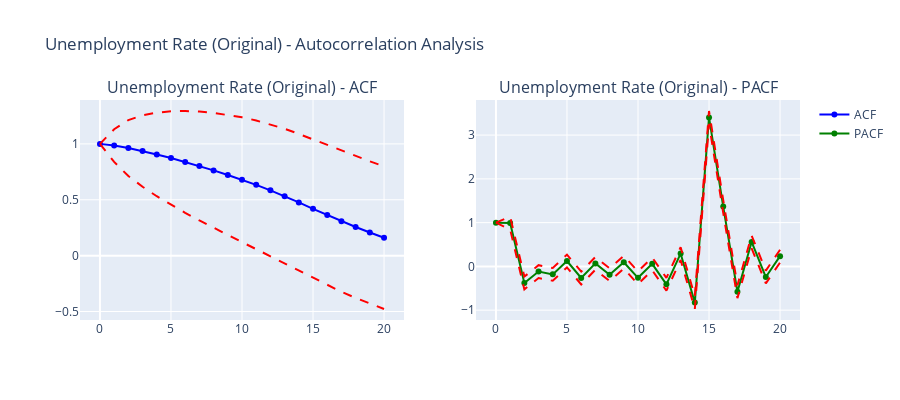
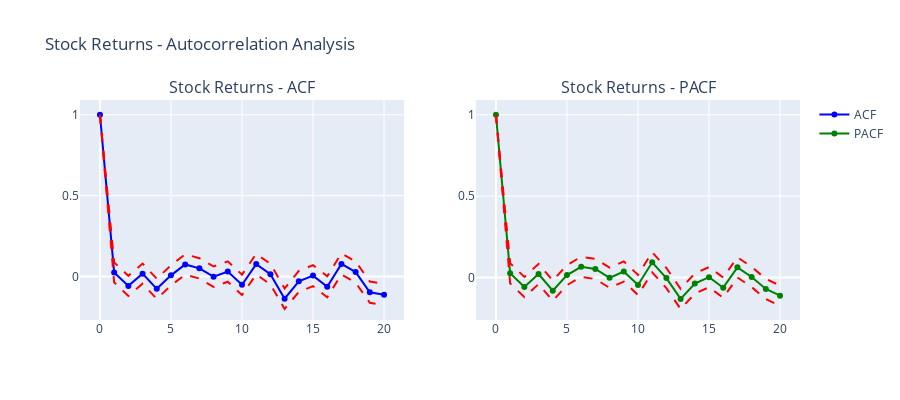
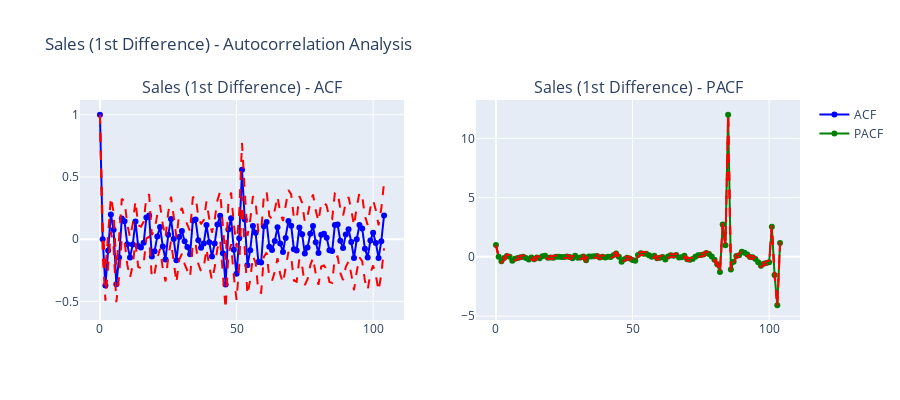

Source (notebook cell) for these figures, in order:
### Code cell
# 2. ACF AND PACF ANALYSIS FOR MODEL IDENTIFICATION
print(" 2. ACF/PACF ANALYSIS FOR MODEL IDENTIFICATION")
print("=" * 47)

def plot_acf_pacf_plotly(series, title, max_lags=20):
 """Create ACF and PACF plots using Plotly"""
 # Calculate ACF and PACF
 acf_vals, acf_confint = acf(series.dropna(), nlags=max_lags, alpha=0.05)
 pacf_vals, pacf_confint = pacf(series.dropna(), nlags=max_lags, alpha=0.05)

 # Create subplots
 fig = make_subplots(rows=1, cols=2, subplot_titles=[f'{title} - ACF', f'{title} - PACF'])

 # ACF plot
 lags = np.arange(len(acf_vals))
 fig.add_trace(
 go.Scatter(x=lags, y=acf_vals, mode='markers+lines', name='ACF',
 marker=dict(size=6), line=dict(color='blue')),
 row=1, col=1
 )

 # ACF confidence intervals
 fig.add_trace(
 go.Scatter(x=lags, y=acf_confint[:, 0], mode='lines',
 line=dict(color='red', dash='dash'), name='95% CI', showlegend=False),
 row=1, col=1
 )
 fig.add_trace(
 go.Scatter(x=lags, y=acf_confint[:, 1], mode='lines',
 line=dict(color='red', dash='dash'), showlegend=False),
 row=1, col=1
 )

 # PACF plot
 fig.add_trace(
 go.Scatter(x=lags, y=pacf_vals, mode='markers+lines', name='PACF',
 marker=dict(size=6), line=dict(color='green')),
 row=1, col=2
 )

 # PACF confidence intervals
 fig.add_trace(
 go.Scatter(x=lags, y=pacf_confint[:, 0], mode='lines',
 line=dict(color='red', dash='dash'), showlegend=False),
 row=1, col=2
 )
 fig.add_trace(
 go.Scatter(x=lags, y=pacf_confint[:, 1], mode='lines',
 line=dict(color='red', dash='dash'), showlegend=False),
 row=1, col=2
 )

 fig.update_layout(height=400, title=f"{title} - Autocorrelation Analysis")
 fig.show()

 return acf_vals, pacf_vals

# Analyze unemployment rate (differenced if needed)
if not (unemployment_adf and unemployment_kpss):
 unemployment_analysis = unemployment_diff1
 analysis_title = "Unemployment Rate (1st Difference)"
else:
 unemployment_analysis = unemployment_df['unemployment_rate']
 analysis_title = "Unemployment Rate (Original)"

unemployment_acf, unemployment_pacf = plot_acf_pacf_plotly(unemployment_analysis, analysis_title)

# Analyze stock returns
stock_acf, stock_pacf = plot_acf_pacf_plotly(stock_df['returns'], "Stock Returns")

# Model identification guidance
def identify_arima_order(acf_vals, pacf_vals, series_name):
 """Provide ARIMA order suggestions based on ACF/PACF patterns"""
 print(f"\n{series_name} - Model Identification:")

 # Check for significant lags
 significant_acf = np.where(np.abs(acf_vals[1:]) > 0.1)[0] + 1 # Skip lag 0
 significant_pacf = np.where(np.abs(pacf_vals[1:]) > 0.1)[0] + 1

 print(f"• Significant ACF lags: {significant_acf[:5] if len(significant_acf) > 0 else 'None'}")
 print(f"• Significant PACF lags: {significant_pacf[:5] if len(significant_pacf) > 0 else 'None'}")

 # Pattern recognition
 if len(significant_pacf) > 0 and significant_pacf[0] <= 3:
     p_suggest = significant_pacf[0]
     if len(significant_pacf) == 1:
         print(f"• PACF suggests AR({p_suggest}) component")
     else:
         print(f"• PACF suggests AR({p_suggest}) or higher order")
 else:
     p_suggest = 0
     print("• No clear AR pattern in PACF")

 if len(significant_acf) > 0 and significant_acf[0] <= 3:
     q_suggest = significant_acf[0]
     if len(significant_acf) == 1:
         print(f"• ACF suggests MA({q_suggest}) component")
     else:
         print(f"• ACF suggests MA({q_suggest}) or higher order")
 else:
     q_suggest = 0
     print("• No clear MA pattern in ACF")

 # Overall recommendation
 if p_suggest > 0 and q_suggest > 0:
     print(f"• Suggested model: ARMA({p_suggest},{q_suggest})")
 elif p_suggest > 0:
     print(f"• Suggested model: AR({p_suggest})")
 elif q_suggest > 0:
     print(f"• Suggested model: MA({q_suggest})")
 else:
     print("• Suggested model: White noise or ARMA(1,1)")

 return p_suggest, q_suggest

# Get model suggestions
unemployment_p, unemployment_q = identify_arima_order(unemployment_acf, unemployment_pacf, "Unemployment")
stock_p, stock_q = identify_arima_order(stock_acf, stock_pacf, "Stock Returns")

# Sales analysis (more complex due to seasonality)
sales_analysis = sales_diff1
sales_acf, sales_pacf = plot_acf_pacf_plotly(sales_analysis, "Sales (1st Difference)", max_lags=104) # 2 years of lags

# Check for seasonal patterns in sales
seasonal_lags = [52, 104] # 1 year and 2 year lags
print(f"\nSales Seasonal Analysis:")
for lag in seasonal_lags:
    if lag < len(sales_acf):
        print(f"• ACF at lag {lag}: {sales_acf[lag]:.3f}")
        print(f"• PACF at lag {lag}: {sales_pacf[lag]:.3f}")

if len(sales_acf) > 52 and abs(sales_acf[52]) > 0.1:
    print("• Strong seasonal component detected at 52-week lag")
    print("• Consider SARIMA model with seasonal AR or MA terms")
else:
    print("• No strong seasonal autocorrelation detected")

# Summary of model identification
print(f"\n Model Identification Summary:")
print(f"• Unemployment: ARIMA(d=1) with p={unemployment_p}, q={unemployment_q}")
print(f"• Stock Returns: ARIMA(d=0) with p={stock_p}, q={stock_q}")
print(f"• Sales: ARIMA(d=1) with potential seasonal component")

### Figure 1 — Plotly figure (JSON) as saved in the notebook; plotly's stock layout.template omitted (floating-point values rounded to 4 significant figures)
{"data": [{"line": {"color": "blue"}, "marker": {"size": 6}, "mode": "markers+lines", "name": "ACF", "type": "scatter", "x": [0, 1, 2, 3, 4, 5, 6, 7, 8, 9, 10, 11, 12, 13, 14, 15, 16, 17, 18, 19, 20], "xaxis": "x", "y": [1.0, 0.9849, 0.9628, 0.9365, 0.9055, 0.8742, 0.8389, 0.802, 0.7628, 0.722, 0.6791, 0.6336, 0.5841, 0.5324, 0.4765, 0.4192, 0.3633, 0.307, 0.256, 0.2074, 0.1604], "yaxis": "y"}, {"line": {"color": "red", "dash": "dash"}, "mode": "lines", "name": "95% CI", "showlegend": false, "type": "scatter", "x": [0, 1, 2, 3, 4, 5, 6, 7, 8, 9, 10, 11, 12, 13, 14, 15, 16, 17, 18, 19, 20], "xaxis": "x", "y": [1.0, 0.8388, 0.7123, 0.6166, 0.5317, 0.4561, 0.3835, 0.3148, 0.2482, 0.1838, 0.1206, 0.05775, -0.006393, -0.07031, -0.1362, -0.2014, -0.2632, -0.324, -0.3782, -0.4291, -0.4775], "yaxis": "y"}, {"line": {"color": "red", "dash": "dash"}, "mode": "lines", "showlegend": false, "type": "scatter", "x": [0, 1, 2, 3, 4, 5, 6, 7, 8, 9, 10, 11, 12, 13, 14, 15, 16, 17, 18, 19, 20], "xaxis": "x", "y": [1.0, 1.131, 1.213, 1.256, 1.279, 1.292, 1.294, 1.289, 1.277, 1.26, 1.238, 1.209, 1.175, 1.135, 1.089, 1.04, 0.9899, 0.9381, 0.8902, 0.8438, 0.7982], "yaxis": "y"}, {"line": {"color": "green"}, "marker": {"size": 6}, "mode": "markers+lines", "name": "PACF", "type": "scatter", "x": [0, 1, 2, 3, 4, 5, 6, 7, 8, 9, 10, 11, 12, 13, 14, 15, 16, 17, 18, 19, 20], "xaxis": "x2", "y": [1.0, 0.9904, -0.3791, -0.1186, -0.1822, 0.1231, -0.2654, 0.06829, -0.1896, 0.09581, -0.2612, 0.05861, -0.4092, 0.2928, -0.8272, 3.404, 1.367, -0.5787, 0.5583, -0.243, 0.2347], "yaxis": "y2"}, {"line": {"color": "red", "dash": "dash"}, "mode": "lines", "showlegend": false, "type": "scatter", "x": [0, 1, 2, 3, 4, 5, 6, 7, 8, 9, 10, 11, 12, 13, 14, 15, 16, 17, 18, 19, 20], "xaxis": "x2", "y": [1.0, 0.8443, -0.5252, -0.2646, -0.3283, -0.02301, -0.4115, -0.07779, -0.3357, -0.05027, -0.4072, -0.08748, -0.5553, 0.1467, -0.9733, 3.258, 1.221, -0.7248, 0.4122, -0.3891, 0.08863], "yaxis": "y2"}, {"line": {"color": "red", "dash": "dash"}, "mode": "lines", "showlegend": false, "type": "scatter", "x": [0, 1, 2, 3, 4, 5, 6, 7, 8, 9, 10, 11, 12, 13, 14, 15, 16, 17, 18, 19, 20], "xaxis": "x2", "y": [1.0, 1.136, -0.233, 0.02753, -0.03609, 0.2692, -0.1193, 0.2144, -0.04351, 0.2419, -0.1151, 0.2047, -0.2631, 0.4389, -0.6811, 3.55, 1.513, -0.4326, 0.7044, -0.0969, 0.3808], "yaxis": "y2"}], "layout": {"annotations": [{"font": {"size": 16}, "showarrow": false, "text": "Unemployment Rate (Original) - ACF", "x": 0.225, "xanchor": "center", "xref": "paper", "y": 1, "yanchor": "bottom", "yref": "paper"}, {"font": {"size": 16}, "showarrow": false, "text": "Unemployment Rate (Original) - PACF", "x": 0.775, "xanchor": "center", "xref": "paper", "y": 1, "yanchor": "bottom", "yref": "paper"}], "height": 400, "title": {"text": "Unemployment Rate (Original) - Autocorrelation Analysis"}, "xaxis": {"anchor": "y", "domain": [0, 0.45]}, "xaxis2": {"anchor": "y2", "domain": [0.55, 1]}, "yaxis": {"anchor": "x", "domain": [0, 1]}, "yaxis2": {"anchor": "x2", "domain": [0, 1]}}}

### Figure 2 — Plotly figure (JSON) as saved in the notebook; plotly's stock layout.template omitted (floating-point values rounded to 4 significant figures)
{"data": [{"line": {"color": "blue"}, "marker": {"size": 6}, "mode": "markers+lines", "name": "ACF", "type": "scatter", "x": [0, 1, 2, 3, 4, 5, 6, 7, 8, 9, 10, 11, 12, 13, 14, 15, 16, 17, 18, 19, 20], "xaxis": "x", "y": [1.0, 0.02528, -0.05789, 0.01782, -0.07616, 0.007109, 0.0746, 0.05037, -0.001346, 0.03081, -0.05147, 0.07687, 0.01475, -0.1371, -0.03003, 0.005626, -0.06312, 0.07799, 0.02737, -0.09703, -0.1121], "yaxis": "y"}, {"line": {"color": "red", "dash": "dash"}, "mode": "lines", "name": "95% CI", "showlegend": false, "type": "scatter", "x": [0, 1, 2, 3, 4, 5, 6, 7, 8, 9, 10, 11, 12, 13, 14, 15, 16, 17, 18, 19, 20], "xaxis": "x", "y": [1.0, -0.0367, -0.1199, -0.04441, -0.1384, -0.05549, 0.01199, -0.01258, -0.06445, -0.03229, -0.1146, 0.01355, -0.04893, -0.2008, -0.09485, -0.05924, -0.128, 0.01288, -0.0381, -0.1625, -0.1781], "yaxis": "y"}, {"line": {"color": "red", "dash": "dash"}, "mode": "lines", "showlegend": false, "type": "scatter", "x": [0, 1, 2, 3, 4, 5, 6, 7, 8, 9, 10, 11, 12, 13, 14, 15, 16, 17, 18, 19, 20], "xaxis": "x", "y": [1.0, 0.08726, 0.00413, 0.08005, -0.01391, 0.06971, 0.1372, 0.1133, 0.06175, 0.09392, 0.01169, 0.1402, 0.07843, -0.07346, 0.03478, 0.07049, 0.001755, 0.1431, 0.09283, -0.03152, -0.04601], "yaxis": "y"}, {"line": {"color": "green"}, "marker": {"size": 6}, "mode": "markers+lines", "name": "PACF", "type": "scatter", "x": [0, 1, 2, 3, 4, 5, 6, 7, 8, 9, 10, 11, 12, 13, 14, 15, 16, 17, 18, 19, 20], "xaxis": "x2", "y": [1.0, 0.0253, -0.05868, 0.021, -0.0813, 0.01413, 0.06511, 0.05187, -0.002373, 0.03648, -0.04652, 0.0929, -0.004145, -0.1322, -0.03769, 0.001738, -0.06305, 0.06178, 0.00258, -0.071, -0.1124], "yaxis": "y2"}, {"line": {"color": "red", "dash": "dash"}, "mode": "lines", "showlegend": false, "type": "scatter", "x": [0, 1, 2, 3, 4, 5, 6, 7, 8, 9, 10, 11, 12, 13, 14, 15, 16, 17, 18, 19, 20], "xaxis": "x2", "y": [1.0, -0.03668, -0.1207, -0.04098, -0.1433, -0.04785, 0.003131, -0.01011, -0.06435, -0.0255, -0.1085, 0.03092, -0.06612, -0.1941, -0.09967, -0.06024, -0.125, -0.0001947, -0.0594, -0.133, -0.1744], "yaxis": "y2"}, {"line": {"color": "red", "dash": "dash"}, "mode": "lines", "showlegend": false, "type": "scatter", "x": [0, 1, 2, 3, 4, 5, 6, 7, 8, 9, 10, 11, 12, 13, 14, 15, 16, 17, 18, 19, 20], "xaxis": "x2", "y": [1.0, 0.08728, 0.003297, 0.08298, -0.01932, 0.07611, 0.1271, 0.1139, 0.05961, 0.09846, 0.01546, 0.1549, 0.05783, -0.07017, 0.02429, 0.06372, -0.001067, 0.1238, 0.06456, -0.009022, -0.05043], "yaxis": "y2"}], "layout": {"annotations": [{"font": {"size": 16}, "showarrow": false, "text": "Stock Returns - ACF", "x": 0.225, "xanchor": "center", "xref": "paper", "y": 1, "yanchor": "bottom", "yref": "paper"}, {"font": {"size": 16}, "showarrow": false, "text": "Stock Returns - PACF", "x": 0.775, "xanchor": "center", "xref": "paper", "y": 1, "yanchor": "bottom", "yref": "paper"}], "height": 400, "title": {"text": "Stock Returns - Autocorrelation Analysis"}, "xaxis": {"anchor": "y", "domain": [0, 0.45]}, "xaxis2": {"anchor": "y2", "domain": [0.55, 1]}, "yaxis": {"anchor": "x", "domain": [0, 1]}, "yaxis2": {"anchor": "x2", "domain": [0, 1]}}}

### Figure 3 — Plotly figure (JSON) as saved in the notebook; plotly's stock layout.template omitted (floating-point values rounded to 4 significant figures)
{"data": [{"line": {"color": "blue"}, "marker": {"size": 6}, "mode": "markers+lines", "name": "ACF", "type": "scatter", "x": [0, 1, 2, 3, 4, 5, 6, 7, 8, 9, 10, 11, 12, 13, 14, 15, 16, 17, 18, 19, 20, 21, 22, 23, 24, 25, 26, 27, 28, 29, 30, 31, 32, 33, 34, 35, 36, 37, 38, 39, 40, 41, 42, 43, 44, 45, 46, 47, 48, 49, 50, 51, 52, 53, 54, 55, 56, 57, 58, 59, 60, 61, 62, 63, 64, 65, 66, 67, 68, 69, 70, 71, 72, 73, 74, 75, 76, 77, 78, 79, 80, 81, 82, 83, 84, 85, 86, 87, 88, 89, 90, 91, 92, 93, 94, 95, 96, 97, 98, 99, 100, 101, 102, 103, 104], "xaxis": "x", "y": [1.0, -0.001206, -0.3719, -0.0903, 0.1992, 0.07487, -0.3624, -0.1476, 0.1657, 0.1445, -0.04046, -0.1479, -0.04319, 0.1414, -0.05538, -0.06606, -0.02805, 0.1745, 0.1908, -0.1395, -0.09706, 0.02206, 0.09887, -0.05776, -0.1627, 0.03507, 0.1626, 0.001478, -0.1687, 0.01712, 0.06666, -0.01567, -0.0626, -0.1206, 0.1493, 0.1575, -0.008094, -0.06855, -0.03513, 0.1133, -0.02542, -0.1385, -0.03562, 0.1186, 0.1891, -0.1133, -0.3637, 0.07836, 0.1675, -0.08566, -0.2784, 0.007879, 0.5582, 0.1577, -0.2099, -0.08807, 0.105, 0.05244, -0.1824, -0.1879, 0.1034, 0.1381, -0.06124, -0.08685, -0.01421, 0.09524, -0.03379, -0.1031, 0.008718, 0.1468, 0.1089, -0.0806, -0.09049, 0.09417, 0.03987, -0.1153, -0.06727, 0.04351, 0.1052, -0.02494, -0.1115, 0.03526, 0.0434, 0.01142, -0.08862, -0.09549, 0.115, 0.1188, -0.01301, -0.0705, 0.03691, 0.07991, -0.02171, -0.1511, -0.001232, 0.1141, 0.08507, -0.07585, -0.1469, -0.009825, 0.05238, -0.03016, -0.1512, -0.01591, 0.1905], "yaxis": "y"}, {"line": {"color": "red", "dash": "dash"}, "mode": "lines", "name": "95% CI", "showlegend": false, "type": "scatter", "x": [0, 1, 2, 3, 4, 5, 6, 7, 8, 9, 10, 11, 12, 13, 14, 15, 16, 17, 18, 19, 20, 21, 22, 23, 24, 25, 26, 27, 28, 29, 30, 31, 32, 33, 34, 35, 36, 37, 38, 39, 40, 41, 42, 43, 44, 45, 46, 47, 48, 49, 50, 51, 52, 53, 54, 55, 56, 57, 58, 59, 60, 61, 62, 63, 64, 65, 66, 67, 68, 69, 70, 71, 72, 73, 74, 75, 76, 77, 78, 79, 80, 81, 82, 83, 84, 85, 86, 87, 88, 89, 90, 91, 92, 93, 94, 95, 96, 97, 98, 99, 100, 101, 102, 103, 104], "xaxis": "x", "y": [1.0, -0.123, -0.4937, -0.2279, 0.06075, -0.06781, -0.5056, -0.3038, 0.007416, -0.01632, -0.2032, -0.3108, -0.2081, -0.02369, -0.2222, -0.2332, -0.1956, 0.006929, 0.02054, -0.3129, -0.2721, -0.1538, -0.07703, -0.2345, -0.3397, -0.1441, -0.01669, -0.18, -0.3502, -0.1667, -0.1172, -0.1998, -0.2468, -0.3051, -0.03635, -0.0299, -0.1975, -0.258, -0.2249, -0.07662, -0.2163, -0.3294, -0.228, -0.07388, -0.004485, -0.3096, -0.561, -0.1286, -0.03993, -0.2951, -0.4883, -0.2075, 0.3428, -0.07818, -0.4473, -0.3282, -0.1356, -0.1888, -0.4238, -0.4313, -0.1422, -0.1082, -0.3087, -0.3345, -0.2623, -0.1529, -0.2824, -0.3518, -0.2406, -0.1025, -0.1417, -0.3319, -0.3422, -0.158, -0.2129, -0.3681, -0.3209, -0.2103, -0.1488, -0.2795, -0.3662, -0.2201, -0.212, -0.2441, -0.3442, -0.3515, -0.1416, -0.1385, -0.2711, -0.3286, -0.2215, -0.1786, -0.2806, -0.41, -0.2614, -0.1461, -0.1759, -0.3372, -0.4086, -0.2727, -0.2105, -0.2932, -0.4143, -0.2803, -0.07387], "yaxis": "y"}, {"line": {"color": "red", "dash": "dash"}, "mode": "lines", "showlegend": false, "type": "scatter", "x": [0, 1, 2, 3, 4, 5, 6, 7, 8, 9, 10, 11, 12, 13, 14, 15, 16, 17, 18, 19, 20, 21, 22, 23, 24, 25, 26, 27, 28, 29, 30, 31, 32, 33, 34, 35, 36, 37, 38, 39, 40, 41, 42, 43, 44, 45, 46, 47, 48, 49, 50, 51, 52, 53, 54, 55, 56, 57, 58, 59, 60, 61, 62, 63, 64, 65, 66, 67, 68, 69, 70, 71, 72, 73, 74, 75, 76, 77, 78, 79, 80, 81, 82, 83, 84, 85, 86, 87, 88, 89, 90, 91, 92, 93, 94, 95, 96, 97, 98, 99, 100, 101, 102, 103, 104], "xaxis": "x", "y": [1.0, 0.1206, -0.2502, 0.0473, 0.3377, 0.2175, -0.2191, 0.008684, 0.324, 0.3054, 0.1223, 0.01503, 0.1217, 0.3065, 0.1115, 0.1011, 0.1395, 0.3421, 0.3611, 0.03391, 0.078, 0.1979, 0.2748, 0.119, 0.01434, 0.2143, 0.3419, 0.183, 0.01282, 0.2009, 0.2505, 0.1685, 0.1216, 0.06395, 0.335, 0.345, 0.1813, 0.1209, 0.1546, 0.3031, 0.1655, 0.0524, 0.1568, 0.3111, 0.3827, 0.083, -0.1665, 0.2853, 0.3749, 0.1238, -0.06844, 0.2232, 0.7735, 0.3935, 0.02749, 0.1521, 0.3457, 0.2937, 0.05908, 0.05563, 0.349, 0.3843, 0.1862, 0.1608, 0.2339, 0.3433, 0.2149, 0.1456, 0.2581, 0.3962, 0.3595, 0.1707, 0.1612, 0.3464, 0.2926, 0.1375, 0.1863, 0.2974, 0.3592, 0.2297, 0.1431, 0.2906, 0.2988, 0.267, 0.1669, 0.1605, 0.3715, 0.3761, 0.2451, 0.1876, 0.2953, 0.3384, 0.2371, 0.1078, 0.259, 0.3743, 0.346, 0.1855, 0.1148, 0.2531, 0.3153, 0.2329, 0.1119, 0.2485, 0.4549], "yaxis": "y"}, {"line": {"color": "green"}, "marker": {"size": 6}, "mode": "markers+lines", "name": "PACF", "type": "scatter", "x": [0, 1, 2, 3, 4, 5, 6, 7, 8, 9, 10, 11, 12, 13, 14, 15, 16, 17, 18, 19, 20, 21, 22, 23, 24, 25, 26, 27, 28, 29, 30, 31, 32, 33, 34, 35, 36, 37, 38, 39, 40, 41, 42, 43, 44, 45, 46, 47, 48, 49, 50, 51, 52, 53, 54, 55, 56, 57, 58, 59, 60, 61, 62, 63, 64, 65, 66, 67, 68, 69, 70, 71, 72, 73, 74, 75, 76, 77, 78, 79, 80, 81, 82, 83, 84, 85, 86, 87, 88, 89, 90, 91, 92, 93, 94, 95, 96, 97, 98, 99, 100, 101, 102, 103, 104], "xaxis": "x2", "y": [1.0, -0.00121, -0.3748, -0.1076, 0.06807, 0.0145, -0.3326, -0.1531, -0.09325, -0.02414, 0.01589, -0.09202, -0.2208, -0.06343, -0.2079, -0.05066, -0.1253, 0.05695, 0.09964, -0.06988, -0.04495, -0.07075, 0.01418, 0.008636, -0.01387, -0.004654, 0.03846, -0.01628, -0.115, 0.09907, -0.07272, -0.05456, 0.0204, -0.2796, 0.03973, 0.02524, 0.04049, 0.07068, -0.05306, 0.003781, -0.05345, 0.01245, -0.008791, 0.1359, 0.2759, 0.00883, -0.4179, -0.1967, -0.07467, -0.1293, -0.2641, -0.3239, 0.1556, 0.3067, 0.2599, 0.2609, 0.1318, 0.003597, 0.1017, -0.1242, -0.07884, -0.0173, -0.2236, 0.03795, 0.132, 0.0876, 0.1568, -0.05287, -0.0238, 0.08305, -0.2071, -0.2371, -0.185, 0.003305, 0.1397, 0.1498, 0.1937, 0.3353, 0.2349, 0.0213, -0.2423, -0.6287, -1.286, 2.731, 0.9745, 11.99, -1.062, -0.4233, 0.07531, 0.1312, 0.4321, 0.3451, 0.1991, -0.01944, -0.04155, -0.1773, -0.4584, -0.7519, -0.5861, -0.5174, -0.4493, 2.54, -1.528, -4.085, 1.174], "yaxis": "y2"}, {"line": {"color": "red", "dash": "dash"}, "mode": "lines", "showlegend": false, "type": "scatter", "x": [0, 1, 2, 3, 4, 5, 6, 7, 8, 9, 10, 11, 12, 13, 14, 15, 16, 17, 18, 19, 20, 21, 22, 23, 24, 25, 26, 27, 28, 29, 30, 31, 32, 33, 34, 35, 36, 37, 38, 39, 40, 41, 42, 43, 44, 45, 46, 47, 48, 49, 50, 51, 52, 53, 54, 55, 56, 57, 58, 59, 60, 61, 62, 63, 64, 65, 66, 67, 68, 69, 70, 71, 72, 73, 74, 75, 76, 77, 78, 79, 80, 81, 82, 83, 84, 85, 86, 87, 88, 89, 90, 91, 92, 93, 94, 95, 96, 97, 98, 99, 100, 101, 102, 103, 104], "xaxis": "x2", "y": [1.0, -0.123, -0.4966, -0.2293, -0.05372, -0.1073, -0.4544, -0.2749, -0.215, -0.1459, -0.1059, -0.2138, -0.3426, -0.1852, -0.3297, -0.1725, -0.2471, -0.06483, -0.02215, -0.1917, -0.1667, -0.1925, -0.1076, -0.1132, -0.1357, -0.1264, -0.08333, -0.1381, -0.2368, -0.02271, -0.1945, -0.1763, -0.1014, -0.4014, -0.08206, -0.09654, -0.0813, -0.05111, -0.1748, -0.118, -0.1752, -0.1093, -0.1306, 0.01409, 0.1541, -0.113, -0.5397, -0.3184, -0.1965, -0.251, -0.3859, -0.4457, 0.03377, 0.1849, 0.1381, 0.1391, 0.00998, -0.1182, -0.02008, -0.246, -0.2006, -0.1391, -0.3454, -0.08383, 0.01019, -0.03418, 0.03499, -0.1747, -0.1456, -0.03874, -0.3289, -0.3589, -0.3068, -0.1185, 0.01787, 0.02798, 0.07196, 0.2136, 0.1131, -0.1005, -0.3641, -0.7505, -1.408, 2.609, 0.8527, 11.87, -1.184, -0.545, -0.04648, 0.009407, 0.3103, 0.2233, 0.07727, -0.1412, -0.1633, -0.2991, -0.5802, -0.8737, -0.7079, -0.6392, -0.5711, 2.418, -1.649, -4.207, 1.052], "yaxis": "y2"}, {"line": {"color": "red", "dash": "dash"}, "mode": "lines", "showlegend": false, "type": "scatter", "x": [0, 1, 2, 3, 4, 5, 6, 7, 8, 9, 10, 11, 12, 13, 14, 15, 16, 17, 18, 19, 20, 21, 22, 23, 24, 25, 26, 27, 28, 29, 30, 31, 32, 33, 34, 35, 36, 37, 38, 39, 40, 41, 42, 43, 44, 45, 46, 47, 48, 49, 50, 51, 52, 53, 54, 55, 56, 57, 58, 59, 60, 61, 62, 63, 64, 65, 66, 67, 68, 69, 70, 71, 72, 73, 74, 75, 76, 77, 78, 79, 80, 81, 82, 83, 84, 85, 86, 87, 88, 89, 90, 91, 92, 93, 94, 95, 96, 97, 98, 99, 100, 101, 102, 103, 104], "xaxis": "x2", "y": [1.0, 0.1206, -0.2531, 0.01424, 0.1899, 0.1363, -0.2109, -0.03135, 0.02854, 0.09765, 0.1377, 0.02977, -0.09902, 0.05836, -0.08616, 0.07112, -0.003499, 0.1787, 0.2214, 0.0519, 0.07683, 0.05103, 0.136, 0.1304, 0.1079, 0.1171, 0.1602, 0.1055, 0.006752, 0.2209, 0.04907, 0.06723, 0.1422, -0.1578, 0.1615, 0.147, 0.1623, 0.1925, 0.06873, 0.1256, 0.06834, 0.1342, 0.113, 0.2577, 0.3976, 0.1306, -0.2962, -0.07487, 0.04712, -0.00747, -0.1423, -0.2021, 0.2773, 0.4285, 0.3817, 0.3827, 0.2536, 0.1254, 0.2235, -0.002396, 0.04294, 0.1045, -0.1018, 0.1597, 0.2538, 0.2094, 0.2786, 0.06892, 0.09799, 0.2048, -0.08533, -0.1153, -0.06324, 0.1251, 0.2614, 0.2716, 0.3155, 0.4571, 0.3567, 0.1431, -0.1205, -0.5069, -1.164, 2.853, 1.096, 12.12, -0.9404, -0.3015, 0.1971, 0.253, 0.5539, 0.4669, 0.3208, 0.1024, 0.08024, -0.05556, -0.3366, -0.6301, -0.4644, -0.3956, -0.3275, 2.662, -1.406, -3.964, 1.296], "yaxis": "y2"}], "layout": {"annotations": [{"font": {"size": 16}, "showarrow": false, "text": "Sales (1st Difference) - ACF", "x": 0.225, "xanchor": "center", "xref": "paper", "y": 1, "yanchor": "bottom", "yref": "paper"}, {"font": {"size": 16}, "showarrow": false, "text": "Sales (1st Difference) - PACF", "x": 0.775, "xanchor": "center", "xref": "paper", "y": 1, "yanchor": "bottom", "yref": "paper"}], "height": 400, "title": {"text": "Sales (1st Difference) - Autocorrelation Analysis"}, "xaxis": {"anchor": "y", "domain": [0, 0.45]}, "xaxis2": {"anchor": "y2", "domain": [0.55, 1]}, "yaxis": {"anchor": "x", "domain": [0, 1]}, "yaxis2": {"anchor": "x2", "domain": [0, 1]}}}
